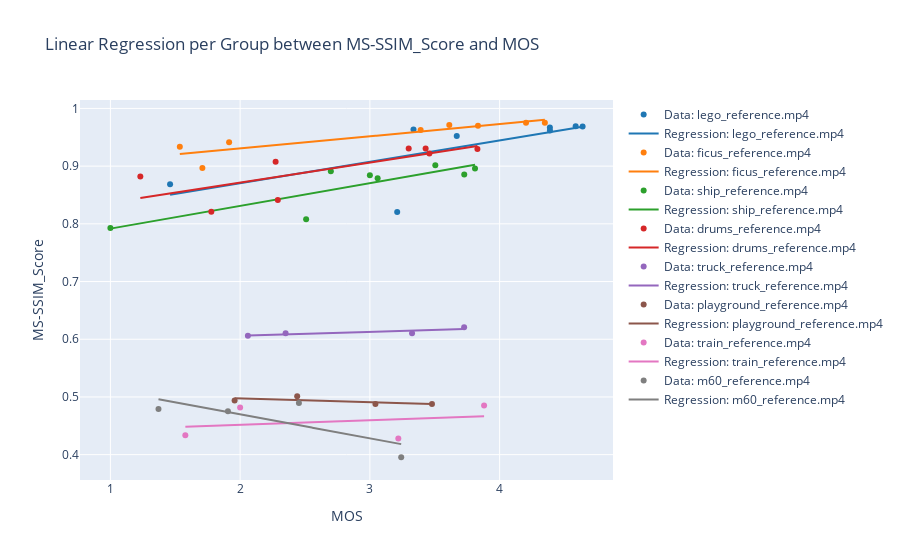

The code cell stored with this chart in its notebook:
### Code cell
display(plot_dists_mos_with_group_regression(scores_df, 'MS-SSIM_Score'))

### Figure 1 — Plotly figure (JSON) as saved in the notebook; plotly's stock layout.template omitted (floating-point values rounded to 4 significant figures; data arrays with more than 128 entries replaced by an {"elided": "..."} marker saying what was removed)
{"data": [{"marker": {"color": "#1f77b4"}, "mode": "markers", "name": "Data: lego_reference.mp4", "type": "scatter", "x": [4.64, 4.586, 4.387, 3.67, 3.336, 4.388, 3.211, 1.46], "y": [0.9686, 0.9689, 0.967, 0.9521, 0.9633, 0.9619, 0.8204, 0.8684]}, {"line": {"color": "#1f77b4"}, "mode": "lines", "name": "Regression: lego_reference.mp4", "type": "scatter", "x": {"elided": "400 float values"}, "y": {"elided": "400 float values"}}, {"marker": {"color": "#ff7f0e"}, "mode": "markers", "name": "Data: ficus_reference.mp4", "type": "scatter", "x": [4.349, 4.204, 3.833, 3.612, 1.535, 3.391, 1.709, 1.915], "y": [0.9751, 0.9752, 0.97, 0.9714, 0.9334, 0.9625, 0.8967, 0.9414]}, {"line": {"color": "#ff7f0e"}, "mode": "lines", "name": "Regression: ficus_reference.mp4", "type": "scatter", "x": {"elided": "400 float values"}, "y": {"elided": "400 float values"}}, {"marker": {"color": "#2ca02c"}, "mode": "markers", "name": "Data: ship_reference.mp4", "type": "scatter", "x": [3.727, 3.81, 3.504, 3, 3.06, 2.699, 1, 2.509], "y": [0.8853, 0.896, 0.9016, 0.8841, 0.8789, 0.8911, 0.7927, 0.8078]}, {"line": {"color": "#2ca02c"}, "mode": "lines", "name": "Regression: ship_reference.mp4", "type": "scatter", "x": {"elided": "400 float values"}, "y": {"elided": "400 float values"}}, {"marker": {"color": "#d62728"}, "mode": "markers", "name": "Data: drums_reference.mp4", "type": "scatter", "x": [3.43, 3.829, 3.459, 3.299, 1.231, 2.273, 2.291, 1.778], "y": [0.9307, 0.9297, 0.9221, 0.9306, 0.8821, 0.9074, 0.8413, 0.8208]}, {"line": {"color": "#d62728"}, "mode": "lines", "name": "Regression: drums_reference.mp4", "type": "scatter", "x": {"elided": "400 float values"}, "y": {"elided": "400 float values"}}, {"marker": {"color": "#9467bd"}, "mode": "markers", "name": "Data: truck_reference.mp4", "type": "scatter", "x": [3.727, 3.325, 2.06, 2.35], "y": [0.621, 0.6105, 0.6061, 0.6102]}, {"line": {"color": "#9467bd"}, "mode": "lines", "name": "Regression: truck_reference.mp4", "type": "scatter", "x": {"elided": "400 float values"}, "y": {"elided": "400 float values"}}, {"marker": {"color": "#8c564b"}, "mode": "markers", "name": "Data: playground_reference.mp4", "type": "scatter", "x": [3.479, 3.043, 2.44, 1.957], "y": [0.4876, 0.4877, 0.5013, 0.4938]}, {"line": {"color": "#8c564b"}, "mode": "lines", "name": "Regression: playground_reference.mp4", "type": "scatter", "x": {"elided": "400 float values"}, "y": {"elided": "400 float values"}}, {"marker": {"color": "#e377c2"}, "mode": "markers", "name": "Data: train_reference.mp4", "type": "scatter", "x": [3.88, 3.219, 2, 1.578], "y": [0.4851, 0.4278, 0.4816, 0.4337]}, {"line": {"color": "#e377c2"}, "mode": "lines", "name": "Regression: train_reference.mp4", "type": "scatter", "x": {"elided": "400 float values"}, "y": {"elided": "400 float values"}}, {"marker": {"color": "#7f7f7f"}, "mode": "markers", "name": "Data: m60_reference.mp4", "type": "scatter", "x": [3.241, 2.453, 1.906, 1.371], "y": [0.3955, 0.4897, 0.4752, 0.4789]}, {"line": {"color": "#7f7f7f"}, "mode": "lines", "name": "Regression: m60_reference.mp4", "type": "scatter", "x": {"elided": "400 float values"}, "y": {"elided": "400 float values"}}], "layout": {"title": {"text": "Linear Regression per Group between MS-SSIM_Score and MOS"}, "xaxis": {"title": {"text": "MOS"}}, "yaxis": {"title": {"text": "MS-SSIM_Score"}}}}
